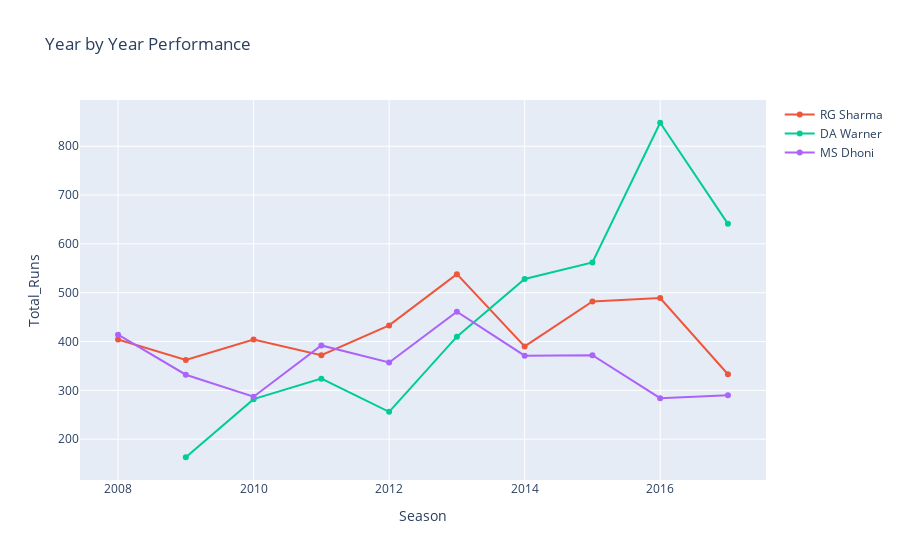

The notebook cell saved with this chart:
### Code cell
batsman_comp('V kholi', 'RG Sharma', 'DA Warner', 'MS Dhoni')

### Figure 1 — Plotly figure (JSON) as saved in the notebook; plotly's stock layout.template omitted (floating-point values rounded to 4 significant figures)
{"data": [{"mode": "lines+markers", "name": "V kholi", "type": "scatter", "x": [], "y": []}, {"mode": "lines+markers", "name": "RG Sharma", "type": "scatter", "x": [2008, 2009, 2010, 2011, 2012, 2013, 2014, 2015, 2016, 2017], "y": [404, 362, 404, 372, 433, 538, 390, 482, 489, 333]}, {"mode": "lines+markers", "name": "DA Warner", "type": "scatter", "x": [2009, 2010, 2011, 2012, 2013, 2014, 2015, 2016, 2017], "y": [163, 282, 324, 256, 410, 528, 562, 848, 641]}, {"mode": "lines+markers", "name": "MS Dhoni", "type": "scatter", "x": [2008, 2009, 2010, 2011, 2012, 2013, 2014, 2015, 2016, 2017], "y": [414, 332, 287, 392, 357, 461, 371, 372, 284, 290]}], "layout": {"autosize": true, "title": {"text": "Year by Year Performance"}, "xaxis": {"autorange": true, "range": [2007.0, 2018.0], "title": {"text": "Season"}, "type": "linear"}, "yaxis": {"autorange": true, "range": [106.5, 904.5], "title": {"text": "Total_Runs"}, "type": "linear"}}}
